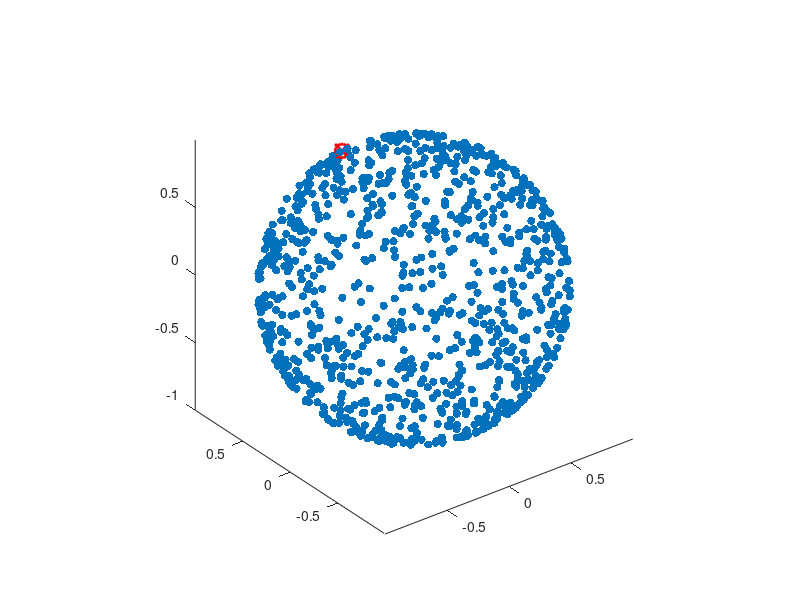

Source code (MATLAB): (Note: this script raises an error after producing the figure.)
%% Initialization
clc; clear; close all;

% Global Variables
N_SIM = 150;            % number of simulations
LENGTH_R = 500000;       % number of random points
DIM_BOX_SEARCH = 0.06;  % search box dimension
MAX_ANGLE_DEG = 15;     % maximum deviation angle in degrees
MAX_COS_ANGLE = cosd(MAX_ANGLE_DEG);
DS = 0.05;              % constant distance to travel along trajectory  

% Generate random unit vectors
r = randn(3, LENGTH_R);
r = r ./ vecnorm(r);

% Extract x, y, z coordinates from random vector
x = r(1,:);
y = r(2,:);
z = r(3,:);

% Choose random initial point from vector of random points
% randomInt = randi(LENGTH_R,1);

%figure 1 - Vizualisation of distribution of points on a sphere
figure(1)
scatter3(x(1:500:end), y(1:500:end), z(1:500:end), 'bo', 'filled') %
grid off
axis equal
shading interp
view(3)
hold on;


% Select initial location defined by the randomly chosen point and plot
% first_point = [x(randomInt); y(randomInt); z(randomInt)];
first_point = r(:, randi(LENGTH_R));
plot3(first_point(1), first_point(2), first_point(3), 'rx', 'MarkerSize', 10, 'LineWidth', 2);
plot3(first_point(1), first_point(2), first_point(3), 'ro', 'MarkerSize', 10, 'LineWidth', 2);
%hold off;

%%
% V2: Distance calculation using logical indexing
% Preallocate the distance array with default value
distance = 5 * ones(1, LENGTH_R);

% Logical condition to check proximity within DIM_BOX_SEARCH
in_box = abs(x - first_point(1)) < DIM_BOX_SEARCH | ...
         abs(y - first_point(2)) < DIM_BOX_SEARCH | ...
         abs(z - first_point(3)) < DIM_BOX_SEARCH;

% Calculate distance only for points within the box region
distance(in_box) = sqrt((x(in_box) - first_point(1)).^2 + ...
                        (y(in_box) - first_point(2)).^2 + ...
                        (z(in_box) - first_point(3)).^2);

% Finding and vizualizing the 10 closest points
non_zero_distances = distance > 0; % Logical indexing for non-zero distances
[closest_distances, closest_indices] = mink(distance(non_zero_distances), 10);

% Extract coordinates of the closest points
closest_points_x = x(closest_indices);
closest_points_y = y(closest_indices);
closest_points_z = z(closest_indices);

% Store indices of distances corresponding to first 10 points to match
% original code
result = closest_indices; 

%% Second Point

% Generate random index from 1 to number of elements in array of closest
% point, and define the second point from this:

random_index = randi(length(closest_indices));
second_point = [closest_points_x(random_index); closest_points_y(random_index); closest_points_z(random_index)];

%% First Vector
total_vector = zeros(N_SIM, 6); % Pre-allocate total_vector

first_vector = [second_point(1)-first_point(1);second_point(2)-first_point(2);second_point(3)-first_point(3)];
%quiver3(location(1),location(2),location(3),firstVector(1),firstVector(2),firstVector(3))
total_vector = [first_vector(1),first_vector(2),first_vector(3),first_point(1),first_point(2),first_point(3)]; %running storage of vector and coordinates
%scatter3(secondPoint(1),secondPoint(2),secondPoint(3),'g','filled');
%shg
%% Continuing Path
%scatter3(x,y,z)
%scatter3(location(1),location(2),location(3),'r','x');
%set(gca,'XLim',[-1 1],'YLim',[-1 1],'ZLim',[-1 1]) %%%%%%%%%%%%%%%%%%%%%%%%%%%

next_point = second_point; %starts off code
previous_point = first_point;
last_vector = first_vector;

%% Simulation Loop

for sim = 1:N_SIM
    % Compute distances to all other points using vecnorm
    vectors_to_next = r - previous_point;
    distances = vecnorm(vectors_to_next, 2, 1);
    
    % Find points within search box and under max angle
    in_box = distances < DIM_BOX_SEARCH;
    distances(~in_box) = inf;  % Exclude points outside the box

    % Find indices of the points within this distance
    interim_distances = distances(distances~=inf);
    [~, interim_valid_indices] = mink(interim_distances, 50);  % Choose 50 closest points from this subset

    % Extract indices from closest 50 points based on distance criteria and
    % convert to actual points
    interim_closest_indices = find(interim_distances);
    interim_closest_valid_indices = interim_closest_indices(interim_valid_indices);
    interim_valid_points = r(:, interim_closest_valid_indices);

    % plot first step of valid points based on distance criteria
    scatter3(interim_valid_points(1,:), interim_valid_points(2,:), interim_valid_points(3,:), 'yo', 'filled');

    cosine_angles = dot(vectors_to_next, repmat(last_vector, 1, LENGTH_R), 1) ./ (distances .* norm(last_vector));
    %cosine_angles = max(min(cosine_angles, 1), -1);  % Clamp cosine values to valid range
    %angles = acosd(cosine_angles);

    valid_points = (cosine_angles <= MAX_COS_ANGLE) & (distances < DIM_BOX_SEARCH);

    % Break if no valid points are found
    if all(~valid_points)
        disp('No valid points found under angle and distance constraints.');
        break;
    end

    % Find indices of the closest valid points
    valid_distances = distances(valid_points);
    [~, valid_indices] = mink(valid_distances, 10);  % Get 10 closest valid points

    % Extract actual indices from valid points indexing
    closest_indices = find(valid_points);
    closest_valid_indices = closest_indices(valid_indices);

    % Extract actual valid points and plot
    interim_new_points = r(:, closest_valid_indices)
    scatter3(interim_new_points(1,:), interim_new_points(2,:), interim_new_points(3,:), 'mo', 'filled')

    % Select a new point randomly from 10 closest valid points
    new_point_index = closest_valid_indices(randi(length(closest_valid_indices)));
    new_point = r(:, new_point_index);

    % Set up new vector to interim chosen point and normalize
    vector_to_new = new_point - previous_point;
    vector_to_new_norm = vector_to_new / norm(vector_to_new);

    % Find next point along trajectory and project back onto the sphere
    next_point = previous_point + vector_to_new_norm*DS;
    next_point = next_point ./ norm(next_point);

    % Set up vector to next
    vector_to_next = next_point - previous_point;

    % Set up next point and last vector based on this chosen next point
    % which is about to become the last point
    last_vector = vector_to_next;

    % Visualization
    plot3([previous_point(1), next_point(1)], [previous_point(2), next_point(2)], [previous_point(3), next_point(3)], 'g-');  % Green line for trajectory
    scatter3(next_point(1), next_point(2), next_point(3), 'go', 'filled');
    drawnow;  % Update the plot

    if ~ishandle(gcf)  % Stop if the figure is closed
        break;
    end

    previous_point = next_point;
    pause(0.1);  % Visual effect

end
